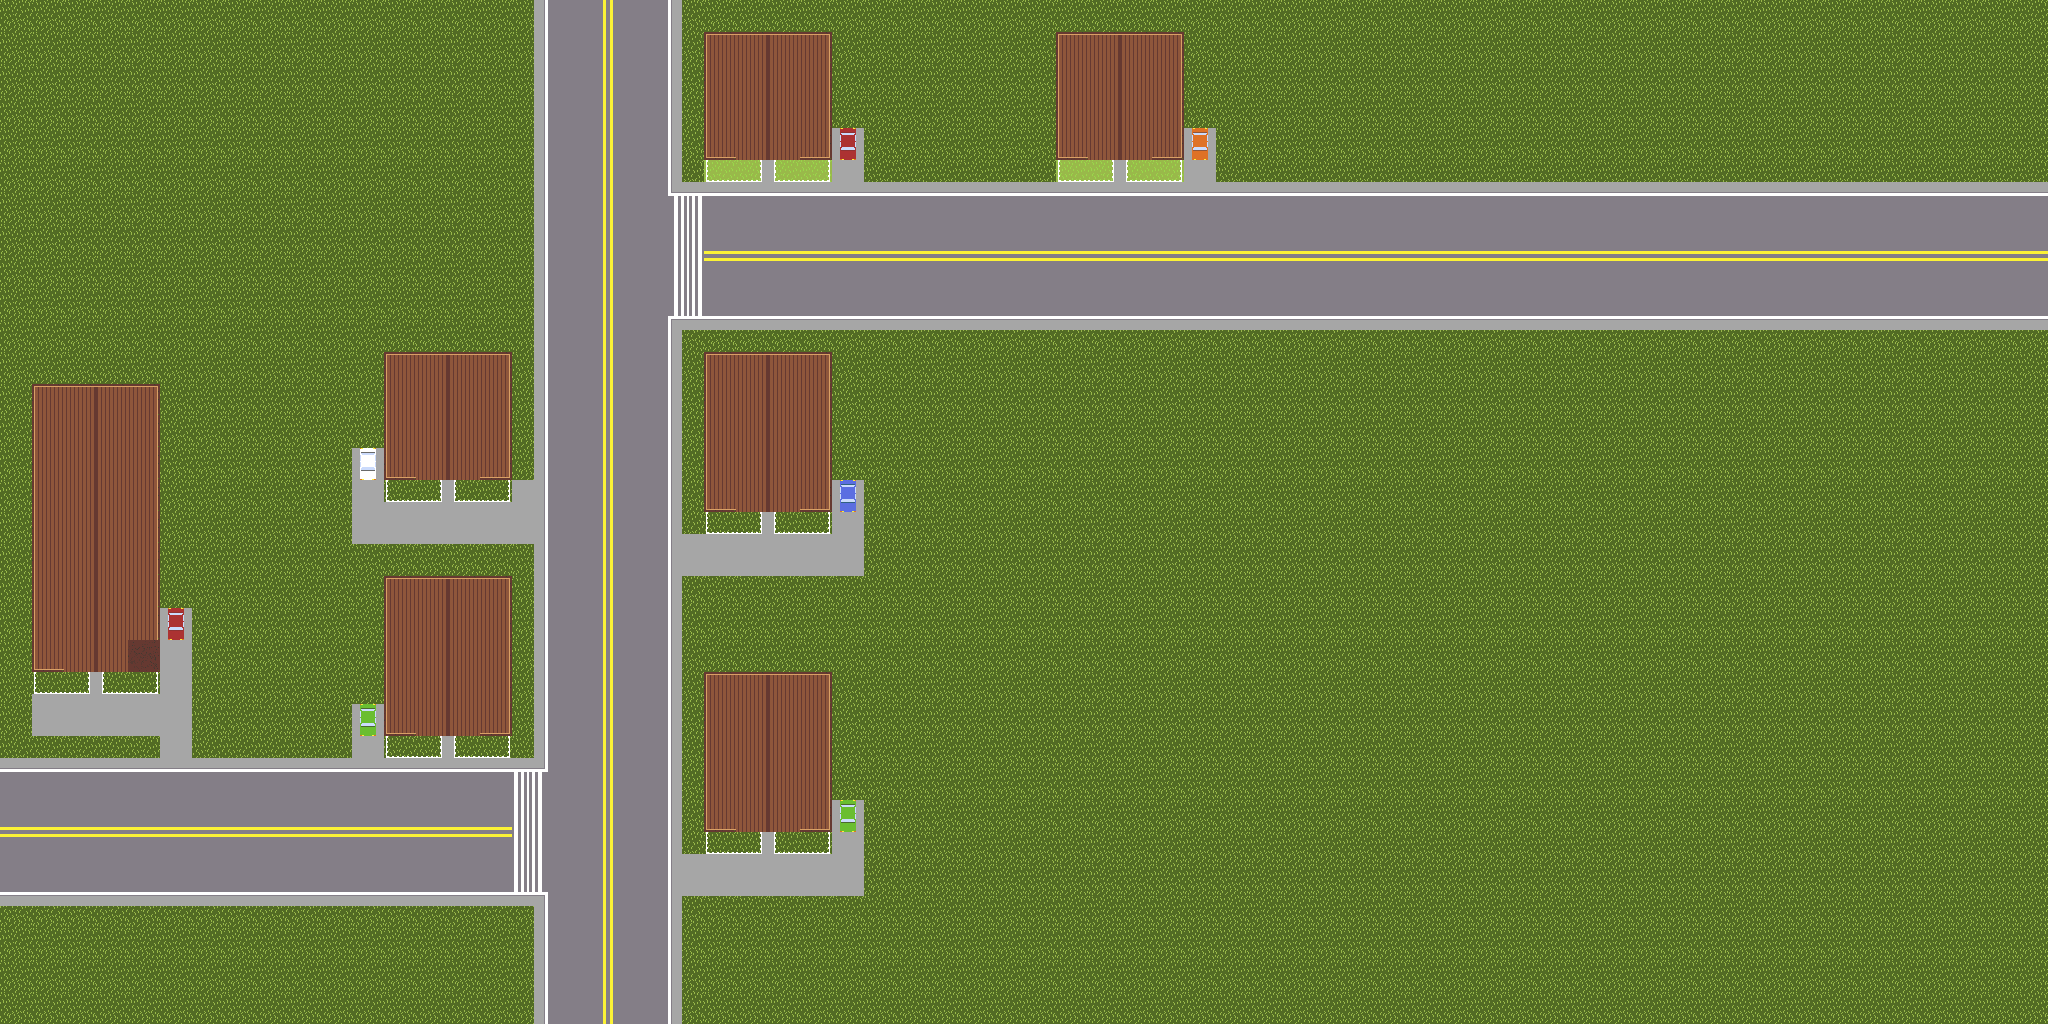

This is a level from a 2D game, rendered from its Tiled map with the project's own tilesets. A one-line summary and the map file follow, with tile-layer data summarised:
An orthogonal 64x32 tile map with 32x32 px tiles, 2 tile layers (Ground, Objects), 1 hidden layer not drawn, 2 tilesets.

<map version="1.0" orientation="orthogonal" renderorder="right-down" width="64" height="32" tilewidth="32" tileheight="32" nextobjectid="1">
 <tileset firstgid="1" name="ground tile" tilewidth="32" tileheight="32" tilecount="64" columns="8">
  <image source="../bin/imgs/mapTile.png" width="256" height="256" />
 </tileset>
 <tileset firstgid="65" name="carTile" tilewidth="32" tileheight="32" tilecount="16" columns="8">
  <image source="../bin/imgs/carTile.png" width="256" height="64" />
 </tileset>
 <layer name="Ground" width="64" height="32">
  <data>[2048 cells, 2048 non-empty, 32 distinct tile ids]</data>
 </layer>
 <layer name="Objects" width="64" height="32">
  <data>[2048 cells, 178 non-empty, 19 distinct tile ids]</data>
 </layer>
 <layer name="Alive" width="64" height="32" visible="0">
  <data>[2048 cells, 0 non-empty, 0 distinct tile ids]</data>
 </layer>
</map>